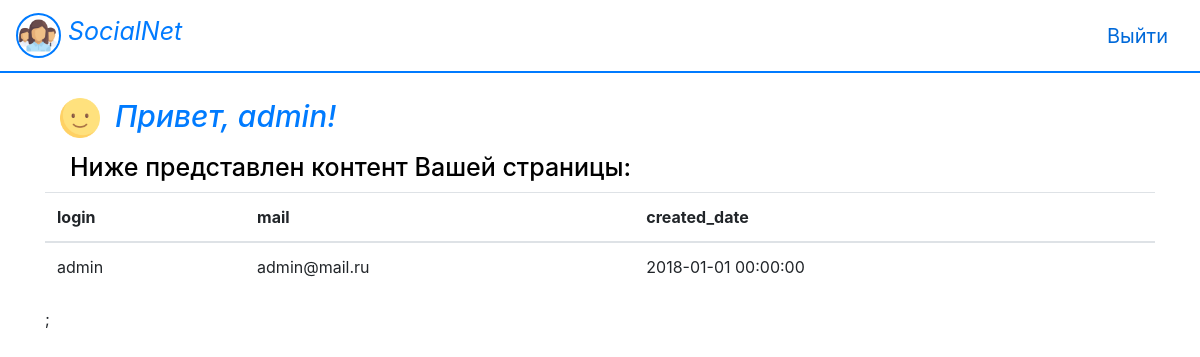
The page / (signed in) on the database its author committed.
### tables this page shows
CREATE TABLE `users` (
  `user_id` int(11) NOT NULL,
  `login` varchar(255) NOT NULL,
  `pass` varchar(32) NOT NULL,
  `role` int(1) NOT NULL,
  `mail` varchar(255) NOT NULL,
  `phone` varchar(32) NOT NULL,
  `created_date` datetime NOT NULL
);

### index.php (the view, shortened to what this page needs)
<!DOCTYPE html>
<html lang="ru">
<head>
    <link rel="stylesheet" href="libs/bootstrap.min.css">
    <link rel="stylesheet" href="style.css">
</head>
<body>
    <header>
        <nav class="navbar navbar-light navbottom">
            <a class="navbar-brand" id="big" href="#">
                <img src="img/network.png" width="45" height="45" class="d-inline-block align-top logobord" alt="">
                SocialNet
            </a>
            <a class="navbar-brand" id="small" href="unauth.php">
                Выйти
            </a>
        </nav>
    </header>
    <main>
        <div class="container">
            <div class="row">
                <div class="col-sm-6 hello">
                    <div class="user-logo"></div>
                    <?php
                        echo '<h1>Привет, ' . $_SESSION['login'] . '!</h1>';
                    ?>
                </div>
            </div>
            <div class="row justify-content-center">
                <div class="col-sm-12">
                    <?php
                        echo '<h2>Ниже представлен контент Вашей страницы:</h2>';
                        include 'db.php';
                        $login = $_SESSION['login'];
                        $query = "SELECT * FROM users WHERE login = '$login'";
                        $result = mysqli_query($link, $query);
                        $user = mysqli_fetch_assoc($result);
                    ?>
                    <table class="table">
                        <thead>
                            <tr>
                                <th scope="col">login</th>
                                <th scope="col">mail</th>
                                <th scope="col">created_date</th>
                            </tr>
                        </thead>
                    <?php
                        echo'<tbody>
                                <tr>
                                    <td>'.$user['login'].'</td>
                                    <td>'.$user['mail'].'</td>
                                    <td>'.$user['created_date'].'</td>
                                </tr>
                            </tbody>';
                    ?>
                    </table>;
                </div>
            </div>
        </div>
    </main>
</body>
</html>

### style.css (style rules this page uses)
* { margin: 0; padding: 0; border: 0; }
header { z-index: 99999; position: relative; background: white; }
#big { font-size: 25px !important; color: #007bff !important; font-style: oblique; }
.logobord { border: 2px solid #007bff; border-radius: 50%; }
.navbottom { border-bottom: 2px solid #007bff; }
#small { font-size: 20px !important; color: #0069d9 !important; }
h1 { color: #007bff; font-style: oblique; font-size: 30px; }
.user-logo { background: url(img/happy.png) center center/contain no-repeat; padding: 20px; float: left; margin: 0px 15px; }
.hello { margin-top: 25px; }
h2 { font-size: 25px; margin: 10px 0px 10px 25px; color: black; }

### rows shown on the page
users: login "admin", mail "admin@mail.ru", created_date "2018-01-01 00:00:00"

### other values the page prints
$_SESSION['login'] "admin"
